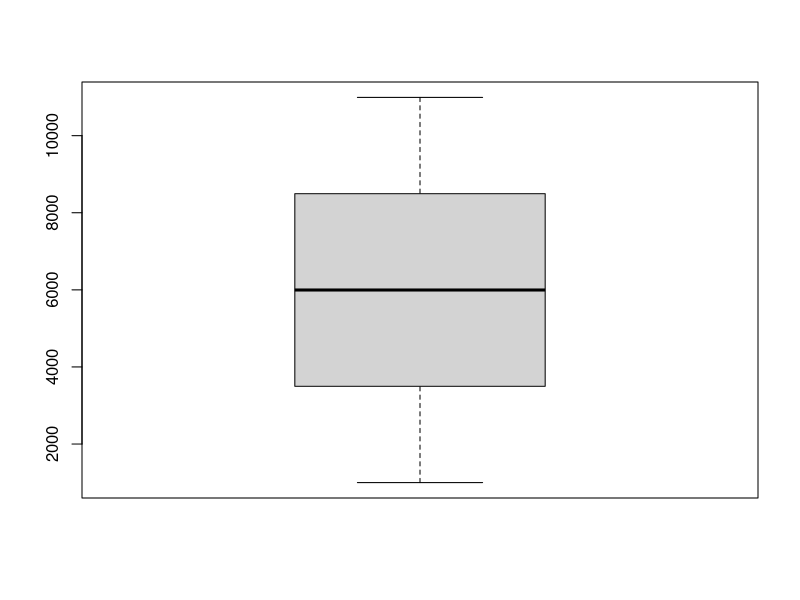
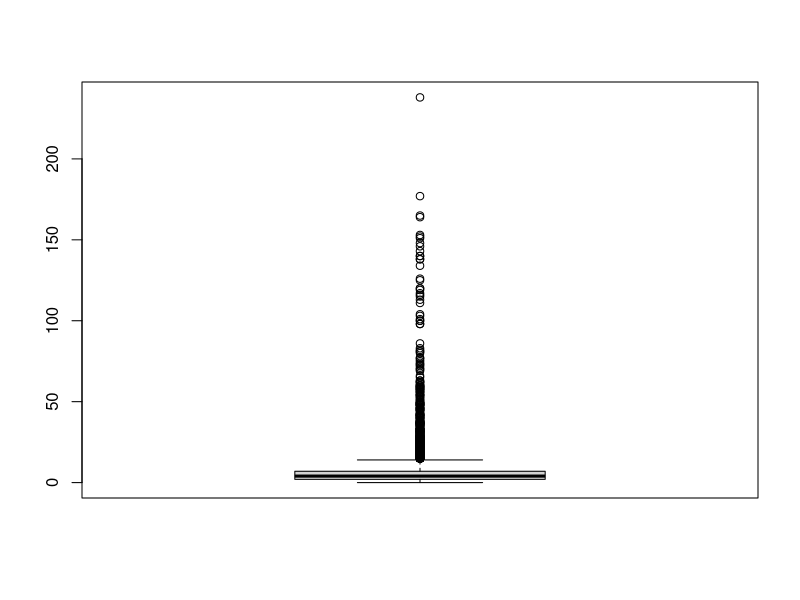
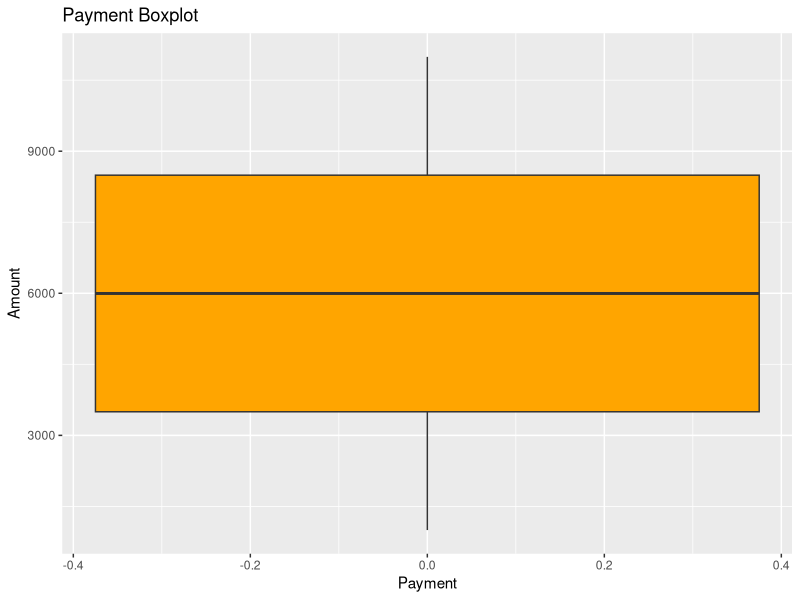
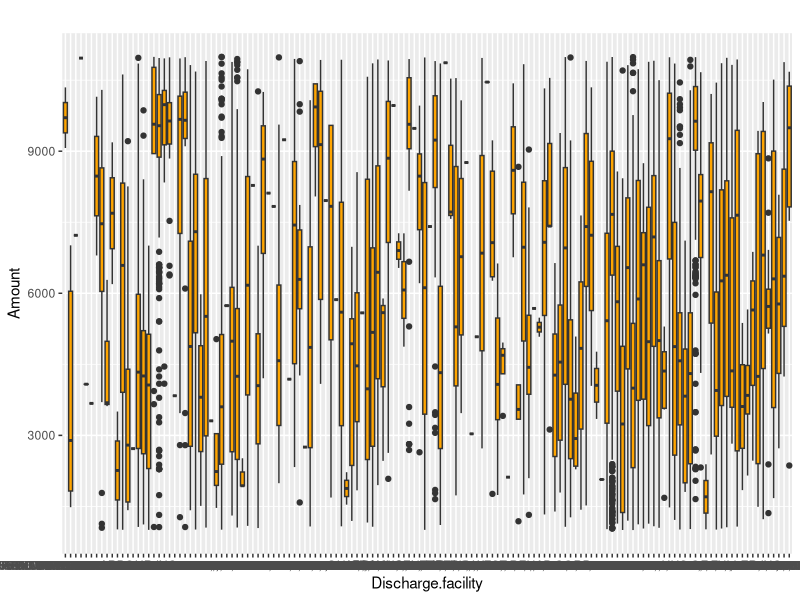
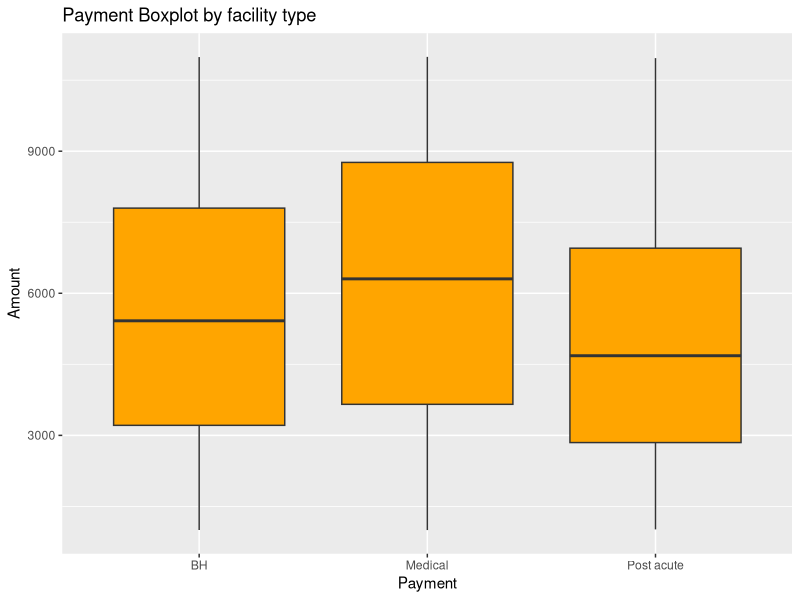
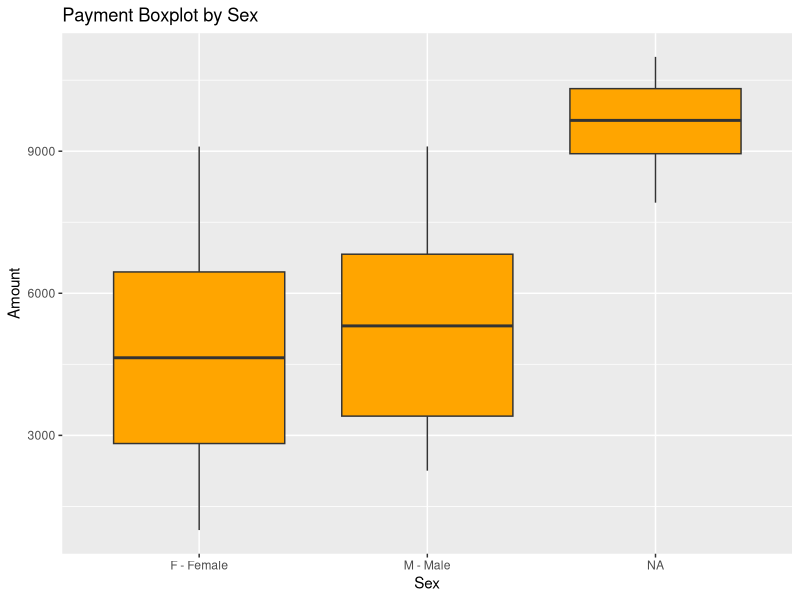
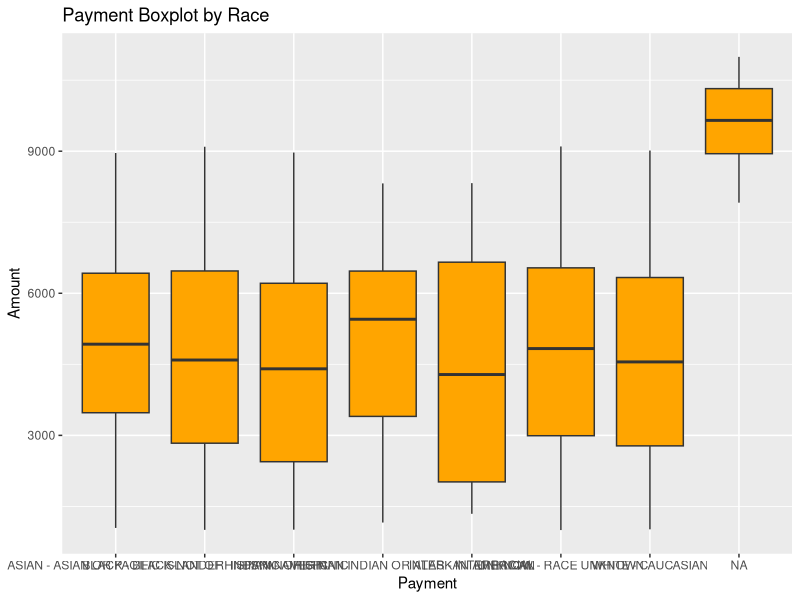
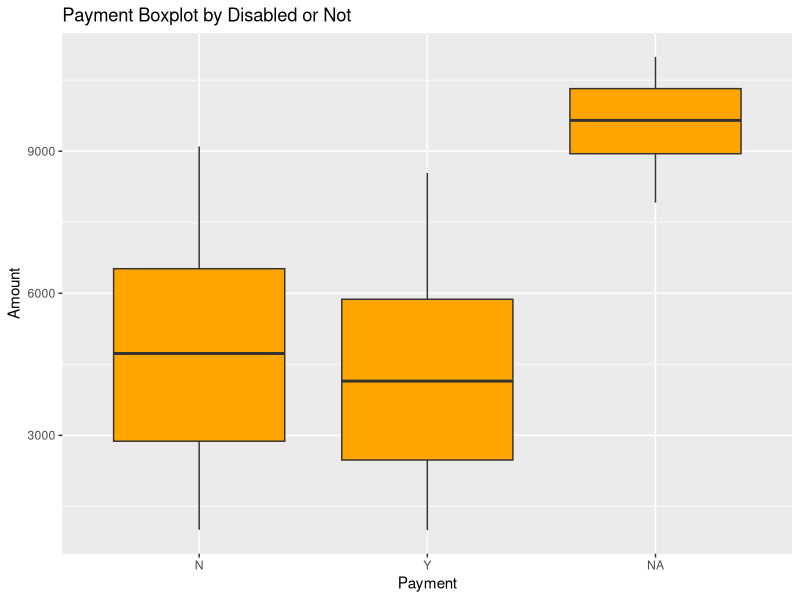

The R script that drew these images, in order:
## ---- chunk 1
knitr::opts_chunk$set(echo = TRUE)
## ---- chunk 2
library(tidyverse)
library(dplyr)
library(ggplot2)
library(readr)
library(knitr)
## ---- chunk 3
options(width = 60)
library(readr)
IPClaims <- read.csv("IPClaims.csv", header = TRUE)
IPClaims <- IPClaims %>%  # change payment to numerical
  mutate(Paid.Amount = parse_number(Paid.Amount))
dim(IPClaims);names(IPClaims)
## ---- chunk 4
options(width = 60)
library(readr)
ACORoster <- read.csv("ACORoster.csv", header = TRUE)
dim(ACORoster);names(ACORoster)
## ---- chunk 5
sapply(IPClaims, typeof)
sapply(ACORoster, typeof)
## ---- chunk 6
summary(IPClaims$Paid.Amount)
## ---- chunk 7
boxplot(IPClaims$Paid.Amount)

## ---- chunk 8
IPClaims_inpatient <- IPClaims %>%
  group_by(Member.ID) %>% 
  mutate(Admission.Date=as.Date(Admission.Date, "%m/%d/%y"),
         Discharge.Date=as.Date(Discharge.Date, "%m/%d/%y")) %>% 
  mutate(inpatientstay = as.numeric(difftime(Discharge.Date, Admission.Date, units = "days"))) %>%
  filter(inpatientstay >= 0)
summary(IPClaims_inpatient$inpatientstay)
## ---- chunk 9
boxplot(IPClaims_inpatient$inpatientstay)
## ---- chunk 10
library(knitr)
IPClaims_Member_Count <- IPClaims  %>%
  count(Member.ID) %>% arrange(desc(n))
head1 <- head(IPClaims_Member_Count)
kable(head1, capition = "Member count by ID")
## ---- chunk 11
IPClaims_Discharge.facility_Count <- IPClaims  %>%
  count(Discharge.facility) %>% arrange(desc(n))
head1 <- head(IPClaims_Discharge.facility_Count)
kable(head1, capition = "Member count by Discharge facility")
## ---- chunk 12
IPClaims_Discharge.facility.type_Count <- IPClaims  %>%
  count(Discharge.facility.type) %>% arrange(desc(n))
head1<-head(IPClaims_Discharge.facility.type_Count)
kable(head1, capition = "")
## ---- chunk 13
IPClaims_Admission.Diagnosis.Group_Count <- IPClaims  %>%
  count(Admission.Diagnosis.Group) %>% arrange(desc(n)) 
head1<-head(IPClaims_Admission.Diagnosis.Group_Count)
kable(head1)
## ---- chunk 14
Claim_Roster<- IPClaims %>% left_join(ACORoster, by = "Member.ID")
dim(Claim_Roster); names(Claim_Roster)
## ---- chunk 15
library(knitr)
#Claim_Roster<- IPClaims %>% left_join(ACORoster, by = "Member.ID")
#dim(Claim_Roster)
#names(Claim_Roster)

ACORoster_Primary.Care.Site_Count <- Claim_Roster  %>%
  count(Primary.Care.Site) %>% arrange(desc(n))%>% na.omit()
head1 <- head(ACORoster_Primary.Care.Site_Count)
kable(head1)
## ---- chunk 16
library(knitr)
#Claim_Roster<- IPClaims %>% left_join(ACORoster, by = "Member.ID")
#dim(Claim_Roster)
#names(Claim_Roster)
ACORoster_Sex_Count <- Claim_Roster %>%
  count(Sex) %>% arrange(desc(n))%>% na.omit()
#im(ACORoster_Sex_Count)
head1 <- head(ACORoster_Sex_Count)

kable(head1, capition = "")
## ---- chunk 17
library(knitr)

ACORoster_Race_Count <- Claim_Roster  %>%
  count(Race) %>% arrange(desc(n))%>% na.omit()


head1 <- ACORoster_Race_Count

kable(head1, capition = "")
## ---- chunk 18
library(knitr)
ACORoster_Disabled_Count <- Claim_Roster  %>%
  count(Disabled) %>% arrange(desc(n))%>% na.omit()

head1 <- head(ACORoster_Disabled_Count)
kable(head1, capition = "")
## ---- chunk 19
library(knitr)
ACORoster_Age_Count <- Claim_Roster  %>%
  count(Age) %>% arrange(desc(n)) %>% na.omit()
head1 <- head(ACORoster_Age_Count)
kable(head1, capition = "")
## ---- chunk 20
library(ggplot2)
ggplot(data = IPClaims, aes(y=Paid.Amount)) +
  geom_boxplot(fill="orange") +
  labs(title="Payment Boxplot", x="Payment", y="Amount")
## ---- chunk 21
library(ggplot2)
ggplot(data = IPClaims, aes(x=Discharge.facility, y=Paid.Amount)) +
  geom_boxplot(fill="orange") +
  labs(title="", x="Discharge.facility", y="Amount")
## ---- chunk 22
library(knitr)
sum_Discharge.facility_1 <- IPClaims %>%
  group_by(Discharge.facility) %>%
  summarize(count = n(), mean=mean(Paid.Amount,na.rm=TRUE),
            cost=sum(Paid.Amount,na.rm=TRUE), ) %>% arrange(desc(mean))
head1 <- head(sum_Discharge.facility_1)
kable(head1, capition = "")
## ---- chunk 23
sum_Discharge.facility_2 <- IPClaims %>%
  group_by(Discharge.facility) %>%
  summarize(count = n(), mean=mean(Paid.Amount,na.rm=TRUE),
            cost=sum(Paid.Amount,na.rm=TRUE)) %>% arrange(desc(cost))

head1 <- head(sum_Discharge.facility_2)
kable(head1, capition = "")
## ---- chunk 24
library(ggplot2)
ggplot(data = IPClaims, aes(x=Discharge.facility.type, y=Paid.Amount)) +
  geom_boxplot(fill="orange") +
  labs(title="Payment Boxplot by facility type", x="Payment", y="Amount")
## ---- chunk 25
sum_Discharge.facility.type_1 <- IPClaims %>%
  group_by(Discharge.facility.type) %>%
  summarize(count = n(), mean=mean(Paid.Amount,na.rm=TRUE),
            cost=sum(Paid.Amount,na.rm=TRUE)) %>% arrange(desc(mean))

head1 <- head(sum_Discharge.facility.type_1)
kable(head1, capition = "")
## ---- chunk 26
sum_Discharge.facility.type_2 <- IPClaims %>%
  group_by(Discharge.facility.type) %>%
  summarize(count = n(), mean=mean(Paid.Amount,na.rm=TRUE),
            cost=sum(Paid.Amount,na.rm=TRUE)) %>% arrange(desc(cost))

head1 <- head(sum_Discharge.facility.type_2)
kable(head1, capition = "")
## ---- chunk 27
sum_Admission.Diagnosis.Group_1 <- IPClaims %>%
  group_by(Admission.Diagnosis.Group) %>%
  summarize(count = n(), mean=mean(Paid.Amount,na.rm=TRUE),
            cost=sum(Paid.Amount,na.rm=TRUE)) %>% arrange(desc(mean))


head1 <- head(sum_Admission.Diagnosis.Group_1)
kable(head1, capition = "")
## ---- chunk 28
sum_Admission.Diagnosis.Group_2 <- IPClaims %>%
  group_by(Admission.Diagnosis.Group) %>%
  summarize(count = n(), mean=mean(Paid.Amount,na.rm=TRUE),
            cost=sum(Paid.Amount,na.rm=TRUE)) %>% arrange(desc(cost))

head1 <- head(sum_Admission.Diagnosis.Group_2)
kable(head1, capition = "")
## ---- chunk 29
sum_Primary.Care.Site_1 <- Claim_Roster %>%
  group_by(Primary.Care.Site ) %>%
  summarize(count = n(), mean=mean(Paid.Amount,na.rm=TRUE),
            cost=sum(Paid.Amount,na.rm=TRUE)) %>% arrange(desc(mean)) %>% na.omit()
head1 <- head(sum_Primary.Care.Site_1)
kable(head1, capition = "")
## ---- chunk 30
sum_Primary.Care.Site_2 <- Claim_Roster %>%
  group_by(Primary.Care.Site ) %>%
  summarize(count = n(), mean=mean(Paid.Amount,na.rm=TRUE),
            cost=sum(Paid.Amount,na.rm=TRUE)) %>% arrange(desc(cost))  %>% na.omit()

head1 <- head(sum_Primary.Care.Site_2)
kable(head1, capition = "")
## ---- chunk 31

ggplot(data = Claim_Roster, aes(x=Sex, y=Paid.Amount)) +
  geom_boxplot(fill="orange") +
  labs(title="Payment Boxplot by Sex", x="Sex", y="Amount")
## ---- chunk 32
sum_Sex_2 <- Claim_Roster %>%
  group_by(Sex) %>%
  summarize(count = n(), mean=mean(Paid.Amount,na.rm=TRUE),
            cost=sum(Paid.Amount,na.rm=TRUE)) %>% arrange(desc(cost)) %>% na.omit()

head1 <- head(sum_Sex_2)
kable(head1, capition = "")
## ---- chunk 33
ggplot(data = Claim_Roster, aes(x=Race, y=Paid.Amount)) +
  geom_boxplot(fill="orange") +
  labs(title="Payment Boxplot by Race", x="Payment", y="Amount")

## ---- chunk 34
sum_Race_2 <- Claim_Roster %>%
  group_by(Race) %>%
  summarize(count = n(), mean=mean(Paid.Amount,na.rm=TRUE),
            cost=sum(Paid.Amount,na.rm=TRUE)) %>% arrange(desc(cost)) %>% na.omit()

head1 <- sum_Race_2
kable(head1, capition = "")
## ---- chunk 35
ggplot(data = Claim_Roster, aes(x=Disabled, y=Paid.Amount)) +
  geom_boxplot(fill="orange") +
  labs(title="Payment Boxplot by Disabled or Not", x="Payment", y="Amount")
## ---- chunk 36
sum_disable_2 <- Claim_Roster %>%
  group_by(Disabled) %>%
  summarize(count = n(), mean=mean(Paid.Amount,na.rm=TRUE),
            cost=sum(Paid.Amount,na.rm=TRUE)) %>% arrange(desc(cost)) %>% na.omit()


head1 <- head(sum_disable_2)
kable(head1, capition = "")
## ---- chunk 37
sum_Age_1 <- Claim_Roster %>%
  group_by(Age) %>%
  summarize(count = n(), mean=mean(Paid.Amount,na.rm=TRUE),
            cost=sum(Paid.Amount,na.rm=TRUE)) %>% arrange(desc(mean)) %>% na.omit()


head1 <- head(sum_Age_1)
kable(head1, capition = "")
## ---- chunk 38
sum_Age_2 <- Claim_Roster %>%
  group_by(Age) %>%
  summarize(count = n(), mean=mean(Paid.Amount,na.rm=TRUE),
            cost=sum(Paid.Amount,na.rm=TRUE)) %>% arrange(desc(cost)) %>%
  na.omit()


head1 <- head(sum_Age_2)
kable(head1, capition = "")
## ---- chunk 39
IPClaims_v1 <- IPClaims %>%
  group_by(Member.ID) %>% 
  mutate(Admission.Date=as.Date(Admission.Date, "%m/%d/%y"),
         Discharge.Date=as.Date(Discharge.Date, "%m/%d/%y")) %>%
  mutate(count_member= n(), Discharge.Date_lead = lead(Discharge.Date)) %>%
  filter(!is.na(Discharge.Date_lead)) %>%
  mutate(Discharge.Date_min = min(Discharge.Date_lead)) %>%
  mutate(readmission = ifelse(Admission.Date >= Discharge.Date_min+30,"Y","N")) 

## ---- chunk 40
library(formattable)
re_ad_ind <- IPClaims %>%
  group_by(Member.ID) %>% 
  mutate(Admission.Date=as.Date(Admission.Date, "%m/%d/%y"),
         Discharge.Date=as.Date(Discharge.Date, "%m/%d/%y")) %>%
  mutate(count_member= n(), Discharge.Date_lead = lead(Discharge.Date)) %>%
  filter(!is.na(Discharge.Date_lead)) %>%
  mutate(Discharge.Date_min = min(Discharge.Date_lead)) %>%
  mutate(readmission = ifelse(Admission.Date >= Discharge.Date_min+30,"Y","N")) %>% 
  summarize(count =count_member, mean=mean(Paid.Amount,na.rm=TRUE), 
            re_ad_count=sum(readmission == "Y"),
            cost=sum(Paid.Amount,na.rm=TRUE)) %>% 
  mutate(re_ad_rate = percent(re_ad_count/count)) 

## ---- chunk 41

re_ad_ind_v1 <- re_ad_ind %>% arrange(desc(re_ad_rate))

kable(head(re_ad_ind_v1))

## ---- chunk 42

qplot(re_ad_rate,cost, data=re_ad_ind)

## ---- chunk 43
qplot(re_ad_rate,mean, data=re_ad_ind)
## ---- chunk 44
re_ad_Discharge.facility  <- IPClaims_v1 %>%
  group_by(Discharge.facility) %>% 
  summarize(mean=mean(Paid.Amount,na.rm=TRUE), re_ad_count=sum(readmission == "Y"),
            cost=sum(Paid.Amount,na.rm=TRUE)) %>% 
  inner_join(IPClaims[,c("Member.ID", "Discharge.facility")],
             by = "Discharge.facility") %>% 
  mutate(count_member= n(),re_ad_rate = percent(re_ad_count/count_member)) %>%
  select(-Member.ID) %>% 
  arrange(desc(re_ad_rate)) %>% distinct()

## ---- chunk 45
kable(head(re_ad_Discharge.facility))

## ---- chunk 46
re_ad_Discharge.facility.type  <- IPClaims_v1 %>%  group_by(Discharge.facility.type) %>% 
  summarize(mean=mean(Paid.Amount,na.rm=TRUE), re_ad_count=sum(readmission == "Y"),
            cost=sum(Paid.Amount,na.rm=TRUE)) %>% 
  inner_join(IPClaims[,c("Member.ID", "Discharge.facility.type")], by = "Discharge.facility.type") %>% 
  mutate(count_member= n(),re_ad_rate = percent(re_ad_count/count_member)) %>% select(-Member.ID) %>% 
  arrange(desc(re_ad_rate)) %>% distinct()

kable(re_ad_Discharge.facility.type)
## ---- chunk 47
re_ad_Admission.Diagnosis.Group  <- IPClaims_v1 %>%  group_by(Admission.Diagnosis.Group) %>% 
  summarize(mean=mean(Paid.Amount,na.rm=TRUE), re_ad_count=sum(readmission == "Y"),
            cost=sum(Paid.Amount,na.rm=TRUE)) %>% 
  inner_join(IPClaims[,c("Member.ID", "Admission.Diagnosis.Group")], by = "Admission.Diagnosis.Group") %>% 
  mutate(count_member= n(),re_ad_rate = percent(re_ad_count/count_member)) %>% select(-Member.ID) %>% 
  arrange(desc(re_ad_rate)) %>% distinct() %>% na.omit()

kable(head(re_ad_Admission.Diagnosis.Group))
## ---- chunk 48
re_ad_Primary.Care.Site  <- IPClaims_v1 %>% left_join(ACORoster, by = "Member.ID")%>%
  group_by(Primary.Care.Site) %>% 
  summarize(mean=mean(Paid.Amount,na.rm=TRUE), re_ad_count=sum(readmission == "Y"),
            cost=sum(Paid.Amount,na.rm=TRUE)) %>% 
  inner_join(Claim_Roster[,c("Member.ID", "Primary.Care.Site")], by = "Primary.Care.Site") %>% 
  mutate(count_member= n(),re_ad_rate = percent(re_ad_count/count_member)) %>% select(-Member.ID) %>% 
  arrange(desc(re_ad_rate)) %>% distinct() %>% na.omit()


kable(head(re_ad_Primary.Care.Site))
## ---- chunk 49
re_ad_Sex  <- IPClaims_v1 %>% left_join(ACORoster, by = "Member.ID")%>%
  group_by(Sex) %>% 
  summarize(mean=mean(Paid.Amount,na.rm=TRUE), re_ad_count=sum(readmission == "Y"),
            cost=sum(Paid.Amount,na.rm=TRUE)) %>% 
  inner_join(Claim_Roster[,c("Member.ID", "Sex")], by = "Sex") %>% 
  mutate(count_member= n(),re_ad_rate = percent(re_ad_count/count_member)) %>% select(-Member.ID) %>% 
  arrange(desc(re_ad_rate)) %>% distinct() 


kable(re_ad_Sex)
## ---- chunk 50
re_ad_Race  <- IPClaims_v1 %>% left_join(ACORoster, by = "Member.ID")%>%
  group_by(Race) %>% 
  summarize(mean=mean(Paid.Amount,na.rm=TRUE), re_ad_count=sum(readmission == "Y"),
            cost=sum(Paid.Amount,na.rm=TRUE)) %>% 
  inner_join(Claim_Roster[,c("Member.ID", "Race")], by = "Race") %>% 
  mutate(count_member= n(),re_ad_rate = percent(re_ad_count/count_member)) %>% select(-Member.ID) %>% 
  arrange(desc(re_ad_rate)) %>% distinct()

kable(re_ad_Race)
## ---- chunk 51
re_ad_Disabled  <- IPClaims_v1 %>% left_join(ACORoster, by = "Member.ID")%>%
  group_by(Disabled) %>% 
  summarize(mean=mean(Paid.Amount,na.rm=TRUE), re_ad_count=sum(readmission == "Y"),
            cost=sum(Paid.Amount,na.rm=TRUE)) %>% 
  inner_join(Claim_Roster[,c("Member.ID", "Disabled")], by = "Disabled") %>% 
  mutate(count_member= n(),re_ad_rate = percent(re_ad_count/count_member)) %>% select(-Member.ID) %>% 
  arrange(desc(re_ad_rate)) %>% distinct()


kable(re_ad_Disabled)
## ---- chunk 52
re_ad_Age  <- IPClaims_v1 %>% left_join(ACORoster, by = "Member.ID")%>%
  group_by(Age) %>% 
  summarize(mean=mean(Paid.Amount,na.rm=TRUE), re_ad_count=sum(readmission == "Y"),
            cost=sum(Paid.Amount,na.rm=TRUE)) %>% 
  inner_join(Claim_Roster[,c("Member.ID", "Age")], by = "Age") %>% 
  mutate(count_member= n(),re_ad_rate = percent(re_ad_count/count_member)) %>% select(-Member.ID) %>% 
  arrange(desc(re_ad_rate)) %>% distinct()

kable(head(re_ad_Age))
